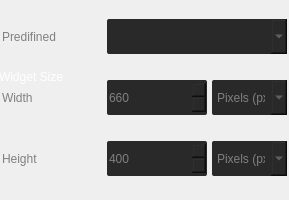
               <widget class="QWidget" name="tab_7">
                <property name="maximumSize">
                 <size>
                  <width>16777215</width>
                  <height>300</height>
                 </size>
                </property>
                <attribute name="title">
                 <string>Dimensions</string>
                </attribute>
                <layout class="QGridLayout" name="gridLayout_11">
                 <property name="leftMargin">
                  <number>0</number>
                 </property>
                 <property name="topMargin">
                  <number>0</number>
                 </property>
                 <property name="rightMargin">
                  <number>0</number>
                 </property>
                 <property name="bottomMargin">
                  <number>0</number>
                 </property>
                 <property name="spacing">
                  <number>1</number>
                 </property>
                 <item row="0" column="0">
                  <widget class="QGroupBox" name="groupBox_7">
                   <property name="minimumSize">
                    <size>
                     <width>0</width>
                     <height>200</height>
                    </size>
                   </property>
                   <property name="maximumSize">
                    <size>
                     <width>16777215</width>
                     <height>200</height>
                    </size>
                   </property>
                   <property name="styleSheet">
                    <string notr="true">QGroupBox {
  border-radius: 2px;
  margin-top: 1.4em;
  margin-bottom: 0.5;
  font: 700 12pt &quot;Consolas&quot;;
}

QGroupBox::title {
  background: transparent;
  color: white;
  padding-top: -30px;
   padding-left: -18px;
  margin: 0 15 15 15;
}
QLabel {
	color: grey;
	font: 550 11pt &quot;Consolas&quot;;
}
QSpinBox {
		font: 600 10pt &quot;Segoe UI&quot;;
 		background-color:  rgb(41,41,41);
		color: grey;
		border-radius: 2px;
}
QComboBox {
		font: 700 10pt &quot;Segoe UI&quot;;
 		background-color:  rgb(41,41,41);
		color: grey;
		border-radius: 2px;
}</string>
                   </property>
                   <property name="title">
                    <string>Widget Size</string>
                   </property>
                   <property name="flat">
                    <bool>false</bool>
                   </property>
                   <layout class="QVBoxLayout" name="verticalLayout_9">
                    <property name="spacing">
                     <number>0</number>
                    </property>
                    <property name="leftMargin">
                     <number>1</number>
                    </property>
                    <property name="topMargin">
                     <number>1</number>
                    </property>
                    <property name="rightMargin">
                     <number>1</number>
                    </property>
                    <property name="bottomMargin">
                     <number>1</number>
                    </property>
                    <item>
                     <widget class="QWidget" name="widget_26" native="true">
                      <property name="minimumSize">
                       <size>
                        <width>0</width>
                        <height>40</height>
                       </size>
                      </property>
                      <property name="maximumSize">
                       <size>
                        <width>16777215</width>
                        <height>50</height>
                       </size>
                      </property>
                      <layout class="QHBoxLayout" name="horizontalLayout_28">
                       <property name="spacing">
                        <number>5</number>
                       </property>
                       <property name="leftMargin">
                        <number>1</number>
                       </property>
                       <property name="topMargin">
                        <number>1</number>
                       </property>
                       <property name="rightMargin">
                        <number>1</number>
                       </property>
                       <property name="bottomMargin">
                        <number>1</number>
                       </property>
                       <item>
                        <widget class="QLabel" name="label_22">
                         <property name="minimumSize">
                          <size>
                           <width>100</width>
                           <height>0</height>
                          </size>
                         </property>
                         <property name="maximumSize">
                          <size>
                           <width>80</width>
                           <height>16777215</height>
                          </size>
                         </property>
                         <property name="text">
                          <string>Predifined</string>
                         </property>
                        </widget>
                       </item>
                       <item>
                        <widget class="QComboBox" name="comboBox_19">
                         <property name="minimumSize">
                          <size>
                           <width>0</width>
                           <height>35</height>
                          </size>
                         </property>
                         <item>
                          <property name="text">
                           <string/>
                          </property>
                         </item>
                         <item>
                          <property name="text">
                           <string>128x128 (128ppi)</string>
                          </property>
                         </item>
                        </widget>
                       </item>
                      </layout>
                     </widget>
                    </item>
                    <item>
                     <widget class="QWidget" name="widget_27" native="true">
                      <property name="minimumSize">
                       <size>
                        <width>0</width>
                        <height>40</height>
                       </size>
                      </property>
                      <property name="maximumSize">
                       <size>
                        <width>16777215</width>
                        <height>50</height>
                       </size>
                      </property>
                      <property name="styleSheet">
                       <string notr="true"/>
                      </property>
                      <layout class="QHBoxLayout" name="horizontalLayout_29">
                       <property name="spacing">
                        <number>5</number>
                       </property>
                       <property name="leftMargin">
                        <number>1</number>
                       </property>
                       <property name="topMargin">
                        <number>1</number>
                       </property>
                       <property name="rightMargin">
                        <number>1</number>
                       </property>
                       <property name="bottomMargin">
                        <number>1</number>
                       </property>
                       <item>
                        <widget class="QLabel" name="label_23">
                         <property name="minimumSize">
                          <size>
                           <width>100</width>
                           <height>0</height>
                          </size>
                         </property>
                         <property name="maximumSize">
                          <size>
                           <width>80</width>
                           <height>16777215</height>
                          </size>
                         </property>
                         <property name="text">
                          <string>Width</string>
                         </property>
                        </widget>
                       </item>
                       <item>
                        <widget class="QSpinBox" name="spinBox_16">
                         <property name="minimumSize">
                          <size>
                           <width>100</width>
                           <height>35</height>
                          </size>
                         </property>
                         <property name="maximumSize">
                          <size>
                           <width>200</width>
                           <height>16777215</height>
                          </size>
                         </property>
                         <property name="maximum">
                          <number>9999</number>
                         </property>
                         <property name="value">
                          <number>660</number>
                         </property>
                        </widget>
                       </item>
                       <item>
                        <widget class="QComboBox" name="comboBox_20">
                         <property name="minimumSize">
                          <size>
                           <width>0</width>
                           <height>35</height>
                          </size>
                         </property>
                         <property name="maximumSize">
                          <size>
                           <width>16777215</width>
                           <height>35</height>
                          </size>
                         </property>
                         <item>
                          <property name="text">
                           <string>Pixels (px)</string>
                          </property>
                         </item>
                         <item>
                          <property name="text">
                           <string>Points (pt)</string>
                          </property>
                         </item>
                        </widget>
                       </item>
                      </layout>
                     </widget>
                    </item>
                    <item>
                     <widget class="QWidget" name="widget_28" native="true">
                      <property name="minimumSize">
                       <size>
                        <width>0</width>
                        <height>40</height>
                       </size>
                      </property>
                      <property name="maximumSize">
                       <size>
                        <width>16777215</width>
                        <height>50</height>
                       </size>
                      </property>
                      <layout class="QHBoxLayout" name="horizontalLayout_30">
                       <property name="spacing">
                        <number>5</number>
                       </property>
                       <property name="leftMargin">
                        <number>1</number>
                       </property>
                       <property name="topMargin">
                        <number>1</number>
                       </property>
                       <property name="rightMargin">
                        <number>1</number>
                       </property>
                       <property name="bottomMargin">
                        <number>1</number>
                       </property>
                       <item>
                        <widget class="QLabel" name="label_24">
                         <property name="minimumSize">
                          <size>
                           <width>100</width>
                           <height>0</height>
                          </size>
                         </property>
                         <property name="maximumSize">
                          <size>
                           <width>80</width>
                           <height>16777215</height>
                          </size>
                         </property>
                         <property name="text">
                          <string>Height</string>
                         </property>
                        </widget>
                       </item>
                       <item>
                        <widget class="QSpinBox" name="spinBox_17">
                         <property name="minimumSize">
                          <size>
                           <width>100</width>
                           <height>35</height>
                          </size>
                         </property>
                         <property name="maximumSize">
                          <size>
                           <width>200</width>
                           <height>16777215</height>
                          </size>
                         </property>
                         <property name="maximum">
                          <number>9999</number>
                         </property>
                         <property name="value">
                          <number>400</number>
                         </property>
                        </widget>
                       </item>
                       <item>
                        <widget class="QComboBox" name="comboBox_21">
                         <property name="minimumSize">
                          <size>
                           <width>0</width>
                           <height>35</height>
                          </size>
                         </property>
                         <property name="maximumSize">
                          <size>
                           <width>16777215</width>
                           <height>35</height>
                          </size>
                         </property>
                         <item>
                          <property name="text">
                           <string>Pixels (px)</string>
                          </property>
                         </item>
                         <item>
                          <property name="text">
                           <string>Points (pt)</string>
                          </property>
                         </item>
                        </widget>
                       </item>
                      </layout>
                     </widget>
                    </item>
                   </layout>
                  </widget>
                 </item>
                </layout>
               </widget>
